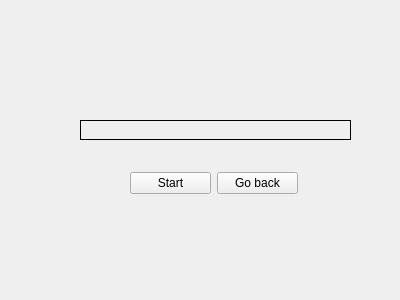
<?xml version="1.0" encoding="UTF-8"?>
<ui version="4.0">
 <class>trainer</class>
 <widget class="QWidget" name="trainer">
  <property name="geometry">
   <rect>
    <x>0</x>
    <y>0</y>
    <width>400</width>
    <height>300</height>
   </rect>
  </property>
  <property name="windowTitle">
   <string>Form</string>
  </property>
  <widget class="QLabel" name="label">
   <property name="geometry">
    <rect>
     <x>80</x>
     <y>120</y>
     <width>271</width>
     <height>20</height>
    </rect>
   </property>
   <property name="frameShape">
    <enum>QFrame::Box</enum>
   </property>
   <property name="text">
    <string/>
   </property>
   <property name="alignment">
    <set>Qt::AlignCenter</set>
   </property>
  </widget>
  <widget class="QWidget" name="layoutWidget">
   <property name="geometry">
    <rect>
     <x>130</x>
     <y>170</y>
     <width>168</width>
     <height>26</height>
    </rect>
   </property>
   <layout class="QHBoxLayout" name="horizontalLayout">
    <item>
     <widget class="QPushButton" name="startButton">
      <property name="text">
       <string>Start</string>
      </property>
     </widget>
    </item>
    <item>
     <widget class="QPushButton" name="Back_to_lesson">
      <property name="text">
       <string>Go back</string>
      </property>
     </widget>
    </item>
   </layout>
  </widget>
 </widget>
 <resources/>
 <connections/>
</ui>
